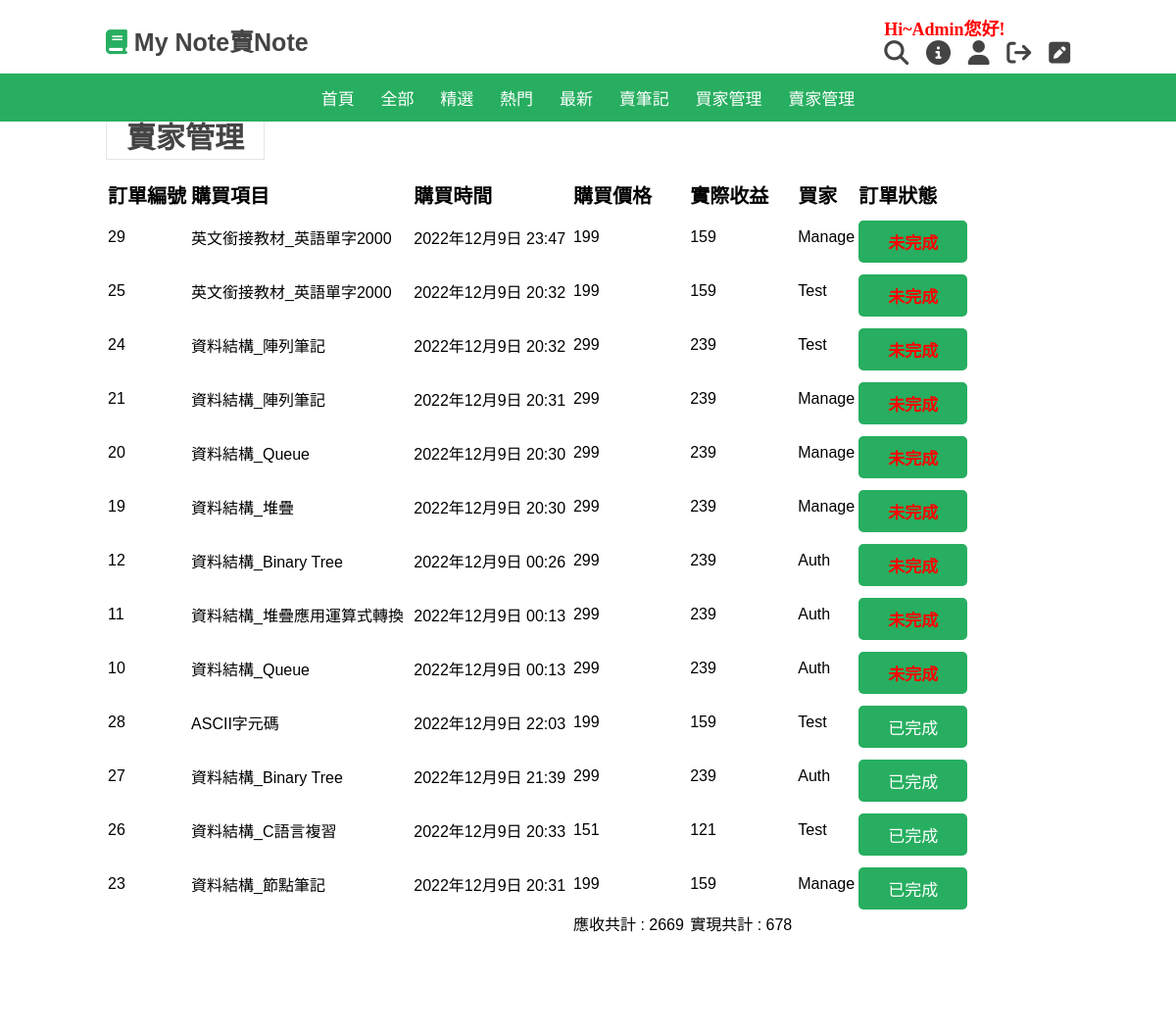
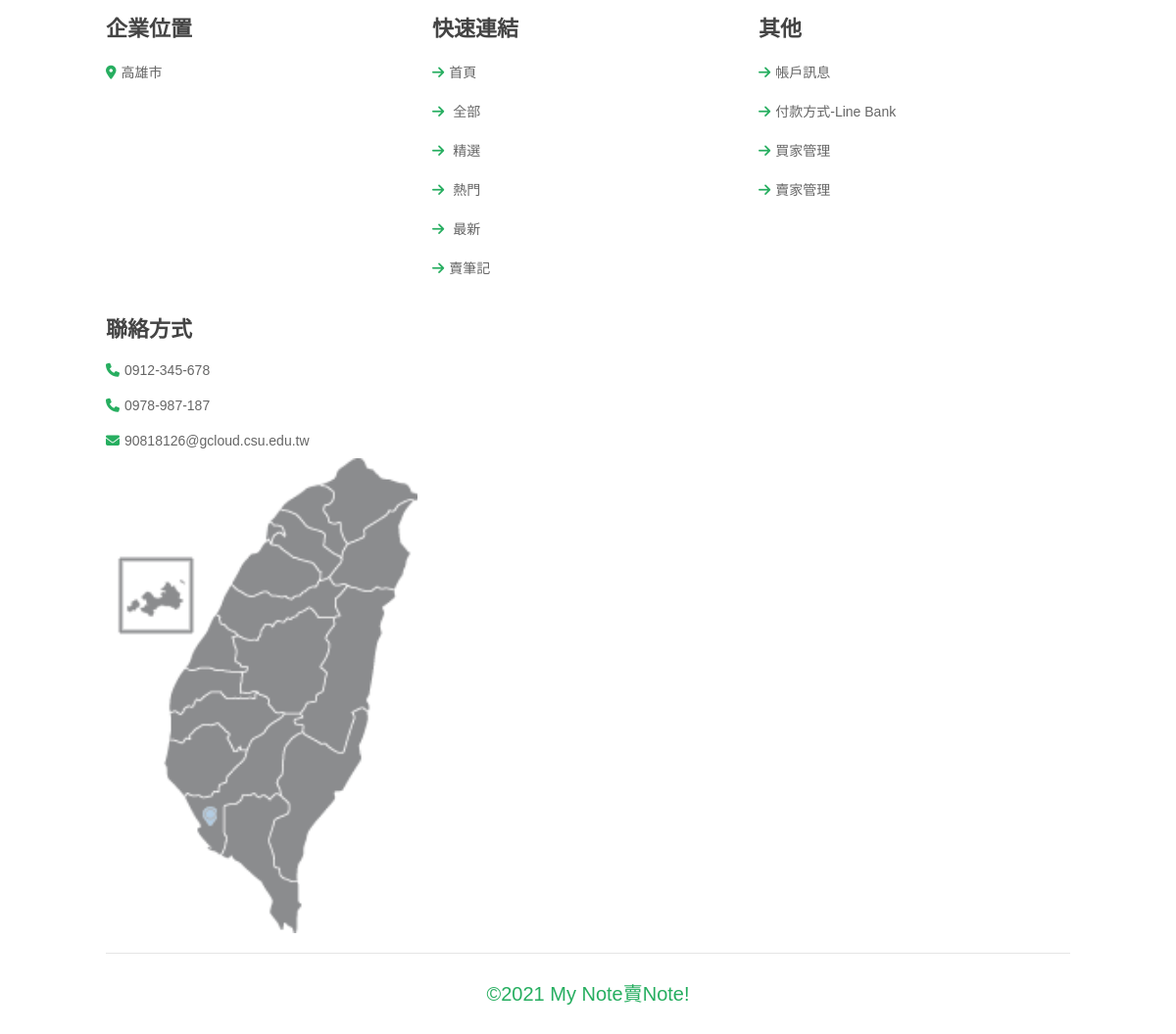
Page /authAccess/ (signed in) on the committed database (2 pictures, top to bottom).
### indexapp/models.py (models this page shows)
class authorized(models.Model):
    field_mail = models.EmailField(max_length=254, null=False)
    mod_date = models.DateTimeField('保存日期',default = timezone.now)
    pprice = models.IntegerField('售價', blank=True, null=True, )  # 售價
    pname = models.CharField('名稱', max_length=20, null=False, blank=False)
    status = models.BooleanField("寄送狀態", default=False)
    pcreatepeople = models.CharField('新增者', max_length=20, blank=True, null=False)
    price_amount = models.IntegerField('收益', blank=True, null=True, )
    buyname = models.CharField('購物者', max_length=20, blank=True, null=False)
    File = models.FileField('檔案',blank=True, upload_to = "file", null = True, default = 0)

### indexapp/views.py (the view)
# urls.py: path('authAccess/',views.authAccess),
def authAccess(request):
	if request.user.is_authenticated :
		name = request.user.username
		access = models.authorized.objects.all().filter(pcreatepeople=name).order_by('status','-mod_date')
		buytotal = 0
		realtotal = 0
		for access_num in access:
			buytotal = buytotal + access_num.price_amount
			if access_num.status:
				realtotal = realtotal + access_num.price_amount
	return render(request, "authAccess.html", locals())

### templates/authAccess.html (shortened to what this page needs)
{% extends "base.html" %}
{% load static %}
{% block content %}
    <head>
        <link rel="stylesheet" type="text/css" href="{% static 'css/book_style.css' %}">
    </head>
    {% if request.user.is_authenticated %}
    <section class="featured" id="featured" style="user-select:none;">
        <br><br><br><br><br><br>
        <span style="font-size: 3rem; padding:.5rem 2rem; color:var(--black); border:var(--border); font-weight:bold; ">賣家管理</span>
        <br><br><br>
        <div class="swiper featured-slider">
            <table width="90%" align="center">
                <form action="." method="POST" enctype="multipart/form-data">
                    <tr>
                        <td style="font-weight:bold; font-size: 20px;">訂單編號</td>
                        <td style="font-weight:bold; font-size: 20px;">購買項目</td>
                        <td style="font-weight:bold; font-size: 20px;">購買時間</td>
                        <td style="font-weight:bold; font-size: 20px;">購買價格</td>
                        <td style="font-weight:bold; font-size: 20px;">實際收益</td>
                        <td style="font-weight:bold; font-size: 20px;">買家</td>
                        <td style="font-weight:bold; font-size: 20px;">訂單狀態</td>
                    </tr>
                    {% for access_num in access %}
                        <tr>
                            <td>{{access_num.id}}</td>
                            <td>{{access_num.pname}}</td>
                            <td>{{access_num.mod_date}}</td>
                            <td>{{access_num.pprice}}</td>
                            <td>{{access_num.price_amount}}</td>
                            <td>{{access_num.buyname}}</td>
                            {% if access_num.status %}
                                <td><input type="button" value="已完成" class="btn"></td>
                            {% else %}
                                <td><input type="button" value="未完成" class="btn" style="color: red; font-weight:bold;" onclick="window.location='/check_ok/{{access_num.id}}/'"> </td>
                            {% endif %}
                        </tr>
                    {% endfor %}
                    <tr>
                        <td></td>
                        <td></td>
                        <td></td>
                        <td>應收共計 : {{buytotal}}</td>
                        <td>實現共計 : {{realtotal}}</td>
                    </tr>
                </form>
         </table>
    </section>
    {% else %}
    	<script type="text/javascript">
    	  	alert("無此權限，請先登入!!");
             document.location.href="/login/";
    	</script>
    {% endif %}
{% endblock %}

### templates/base.html (shortened to what this page needs)
<html>
 <head>
    {% load static %}
    <link rel="stylesheet" href="https://unpkg.com/swiper@7/swiper-bundle.min.css">
    <link rel="stylesheet" href="https://cdnjs.cloudflare.com/ajax/libs/font-awesome/6.2.1/css/all.min.css" />
</head>
<body>
<header class="header">
    <div class="header-1" style="position:fixed;top:0; left:0; right:0;z-index: 1000;">
        <a href="/index/" class="logo" > <i class="fas fa-book"></i> My Note賣Note </a>
        <div class="icons">
            {% if request.user.is_authenticated %}
                <h4>Hi~{{name}}您好!</h4>
            {% endif %}
            <a for="search-box" class="fas fa-search" href='/search/' title="搜尋"></a>
            <a onclick="window.open(' /news/newsindex/', 'newsindex', config='height=550,width=800');" class="fa-solid fa-circle-info" title="公告"></a>
            {% if request.user.is_authenticated %}
                <a class="fa-solid fa-user" href='/userdetail/' title="帳戶訊息"></a>
                <a href="/logout/" class="fa-solid fa-arrow-right-from-bracket" title="登出"></a>
            {% else %}
                <a href="/login/" class="fa-solid fa-fingerprint" title="登入"></a>
            {% endif %}
            {% if request.user.is_staff %}
                <a href="/admin/" target="_blank" class="fas fa-pen-square" title="後台管理"></a>
            {% endif %}
        </div>
    </div>
    <div class="header-2" style="position:fixed;top:75px; left:0; right:0;z-index: 1000;">
        <nav class="navbar">
            <a href="/index/">首頁</a>
            <a href="/All/">全部</a>
            <a href="/Featured/">精選</a>
            <a href="/Hot/">熱門</a>
            <a href="/New/">最新</a>
            {% if request.user.is_authenticated %}
                <a href="/addnew/">賣筆記</a>
                <a href="/downloadpage/">買家管理</a>
                <a href="/authAccess/">賣家管理</a>
            {% endif %}
        </nav>
    </div>
</header>
{% block content %}{% endblock %}
<section class="footer">
    <div class="box-container">
        <div class="box">
            <h3>企業位置</h3>
            <a> <i class="fas fa-map-marker-alt"></i>高雄市</a>
        </div>
        <div class="box">
            <h3>快速連結</h3>
            <a href="/index/"> <i class="fas fa-arrow-right"></i>首頁</a>
            <a href="/All/"> <i class="fas fa-arrow-right"></i> 全部 </a>
            <a href="/Featured/"> <i class="fas fa-arrow-right"></i> 精選 </a>
            <a href="/Hot/"> <i class="fas fa-arrow-right"></i> 熱門 </a>
            <a href="/New/"> <i class="fas fa-arrow-right"></i> 最新 </a>
            {% if request.user.is_authenticated %}
                <a href="/addnew/"> <i class="fas fa-arrow-right"></i>賣筆記</a>
            {% endif %}
        </div>
        <div class="box">
            <h3>其他</h3>
            <a href="/userdetail/"> <i class="fas fa-arrow-right"></i>帳戶訊息</a>
            <a href="https://www.linebank.com.tw/products" target="_blank"> <i class="fas fa-arrow-right"></i>付款方式-Line Bank</a>
            {% if request.user.is_authenticated %}
            <a href="/downloadpage/"> <i class="fas fa-arrow-right"></i>買家管理</a>
            <a href="/authAccess/"> <i class="fas fa-arrow-right"></i>賣家管理</a>
            {% endif %}
        </div>
        <div class="box">
            <h3>聯絡方式</h3>
            <a> <i class="fas fa-phone"></i>0912-345-678</a>
            <a> <i class="fas fa-phone"></i>0978-987-187</a>
            <a style="text-transform: lowercase;"> <i class="fas fa-envelope"></i>90818126@gcloud.csu.edu.tw </a>
            <img src="/static/images/worldmap.png" class="map" alt="">
        </div>
    </div>
    <div class="credit"><span>©2021 My Note賣Note!</span></div>
</section>
</body>
</html>

### static/css/book_style.css (style rules this page uses)
:root { --green:#27ae60; --dark-color:#219150; --black:#444; --light-color:#666; --border:.1rem solid rgba(0,0,0,.1); --border-hover:.1rem solid var(--black); --box-shadow:0 .5rem 1rem rgba(0,0,0,.1); }
* { font-family: 'Poppins', sans-serif; margin:0; padding:0; box-sizing: border-box; outline: none; border:none; text-decoration: none; text-transform: capitalize; transition:all .2s linear; }
html { font-size: 62.5%; overflow-x: hidden; scroll-padding-top: 5rem; scroll-behavior: smooth; }
section { padding:5rem 9%; }
.btn { margin-top: 1rem; display:inline-block; padding:.9rem 3rem; border-radius: .5rem; color:#fff; background:var(--green); font-size: 1.7rem; cursor: pointer; font-weight: 500; }
.header .header-1 { position:fixed; top:0; left:0; right:0; z-index: 1000; background:#fff; background:#fff; padding:1.5rem 9%; display: flex; align-items: center; justify-content: space-between; }
.header .header-1 .logo { font-size: 2.5rem; font-weight: bolder; color:var(--black); }
.header .header-1 .logo i { color:var(--green); }
.header .header-1 .icons h4 { margin-left: 1.5rem; font-size:18px; font-family:微軟正黑體; color: red; user-select:none; }
.header .header-1 .icons div, .header .header-1 .icons a { font-size: 2.5rem; margin-left: 1.5rem; color:var(--black); cursor: pointer; }
.header .header-2 { position:fixed; top:60px; left:0; right:0; z-index: 1000; background:#fff; background:var(--green); }
.header .header-2 .navbar { text-align: center; }
.header .header-2 .navbar a { color:#fff; display: inline-block; padding:1.2rem; font-size: 1.7rem; }
.footer .box-container { display: grid; grid-template-columns: repeat(auto-fit, minmax(25rem, 1fr)); gap:1.5rem; }
.footer .box-container .box h3 { font-size: 2.2rem; color:var(--black); padding:1rem 0; }
.footer .box-container .box a { display: block; font-size: 1.4rem; color:var(--light-color); padding:1rem 0; }
.footer .box-container .box a i { color:var(--green); padding-right: .5rem; }
.footer .box-container .box .map { width:100%; }
.footer .credit { border-top: var(--border); margin-top: 2rem; padding:0 1rem; padding-top: 2.5rem; font-size: 2rem; color:var(--light-color); text-align: center; }
.footer .credit span { color:var(--green); }

### rows in the picture
authorized: id "29", pname "英文銜接教材_英語單字2000", mod_date "2022年12月9日 23:47", pprice "199", price_amount "159", buyname "Manage"
authorized: id "25", pname "英文銜接教材_英語單字2000", mod_date "2022年12月9日 20:32", pprice "199", price_amount "159", buyname "Test"
authorized: id "24", pname "資料結構_陣列筆記", mod_date "2022年12月9日 20:32", pprice "299", price_amount "239", buyname "Test"
authorized: id "21", pname "資料結構_陣列筆記", mod_date "2022年12月9日 20:31", pprice "299", price_amount "239", buyname "Manage"
authorized: id "20", pname "資料結構_Queue", mod_date "2022年12月9日 20:30", pprice "299", price_amount "239", buyname "Manage"
authorized: id "19", pname "資料結構_堆疊", mod_date "2022年12月9日 20:30", pprice "299", price_amount "239", buyname "Manage"
authorized: id "12", pname "資料結構_Binary Tree", mod_date "2022年12月9日 00:26", pprice "299", price_amount "239", buyname "Auth"
authorized: id "11", pname "資料結構_堆疊應用運算式轉換", mod_date "2022年12月9日 00:13", pprice "299", price_amount "239", buyname "Auth"
authorized: id "10", pname "資料結構_Queue", mod_date "2022年12月9日 00:13", pprice "299", price_amount "239", buyname "Auth"
authorized: id "28", pname "ASCII字元碼", mod_date "2022年12月9日 22:03", pprice "199", price_amount "159", buyname "Test"
authorized: id "27", pname "資料結構_Binary Tree", mod_date "2022年12月9日 21:39", pprice "299", price_amount "239", buyname "Auth"
authorized: id "26", pname "資料結構_C語言複習", mod_date "2022年12月9日 20:33", pprice "151", price_amount "121", buyname "Test"
authorized: id "23", pname "資料結構_節點筆記", mod_date "2022年12月9日 20:31", pprice "199", price_amount "159", buyname "Manage"

### other values in the picture
{{ name }} "Admin"
{{ buytotal }} "2669"
{{ realtotal }} "678"
